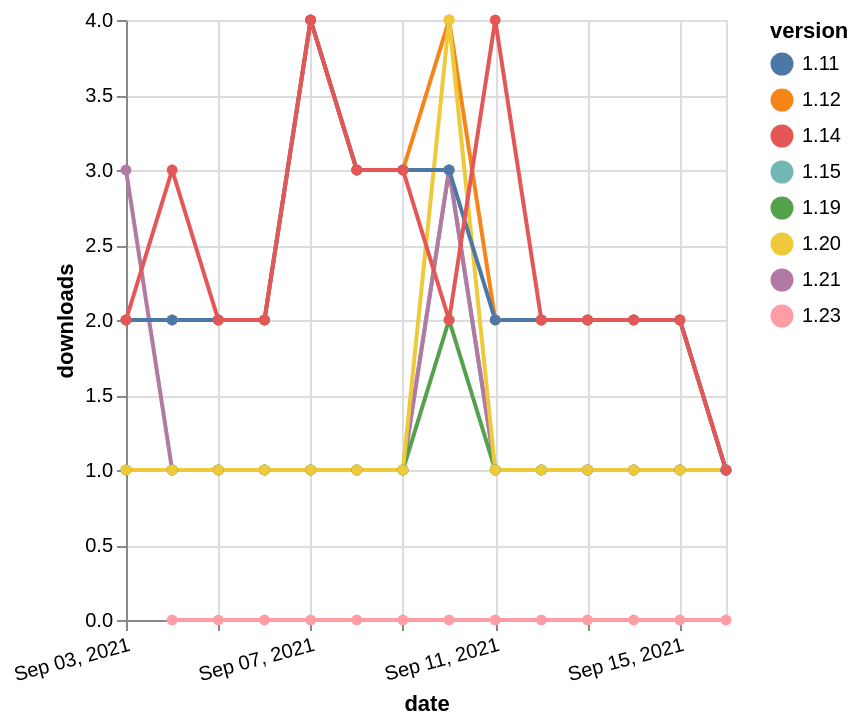

Express this chart as Vega-Lite.
### Vega-Lite specification from a JSON file in a GitHub repository (floating-point values rounded to 4 significant figures)
{"$schema": "https://vega.github.io/schema/vega-lite/v5.json", "description": "A simple bar chart with embedded data.", "data": {"values": [{"date": "2021-09-03", "total": 2668, "delta": 2, "version": "1.12"}, {"date": "2021-09-04", "total": 2670, "delta": 2, "version": "1.12"}, {"date": "2021-09-05", "total": 2672, "delta": 2, "version": "1.12"}, {"date": "2021-09-06", "total": 2674, "delta": 2, "version": "1.12"}, {"date": "2021-09-07", "total": 2678, "delta": 4, "version": "1.12"}, {"date": "2021-09-08", "total": 2681, "delta": 3, "version": "1.12"}, {"date": "2021-09-09", "total": 2684, "delta": 3, "version": "1.12"}, {"date": "2021-09-10", "total": 2688, "delta": 4, "version": "1.12"}, {"date": "2021-09-11", "total": 2690, "delta": 2, "version": "1.12"}, {"date": "2021-09-12", "total": 2692, "delta": 2, "version": "1.12"}, {"date": "2021-09-13", "total": 2694, "delta": 2, "version": "1.12"}, {"date": "2021-09-14", "total": 2696, "delta": 2, "version": "1.12"}, {"date": "2021-09-15", "total": 2698, "delta": 2, "version": "1.12"}, {"date": "2021-09-16", "total": 2699, "delta": 1, "version": "1.12"}, {"date": "2021-09-03", "total": 404, "delta": 1, "version": "1.15"}, {"date": "2021-09-04", "total": 405, "delta": 1, "version": "1.15"}, {"date": "2021-09-05", "total": 406, "delta": 1, "version": "1.15"}, {"date": "2021-09-06", "total": 407, "delta": 1, "version": "1.15"}, {"date": "2021-09-07", "total": 408, "delta": 1, "version": "1.15"}, {"date": "2021-09-08", "total": 409, "delta": 1, "version": "1.15"}, {"date": "2021-09-09", "total": 410, "delta": 1, "version": "1.15"}, {"date": "2021-09-10", "total": 413, "delta": 3, "version": "1.15"}, {"date": "2021-09-11", "total": 414, "delta": 1, "version": "1.15"}, {"date": "2021-09-12", "total": 415, "delta": 1, "version": "1.15"}, {"date": "2021-09-13", "total": 416, "delta": 1, "version": "1.15"}, {"date": "2021-09-14", "total": 417, "delta": 1, "version": "1.15"}, {"date": "2021-09-15", "total": 418, "delta": 1, "version": "1.15"}, {"date": "2021-09-16", "total": 419, "delta": 1, "version": "1.15"}, {"date": "2021-09-03", "total": 309, "delta": 3, "version": "1.21"}, {"date": "2021-09-04", "total": 310, "delta": 1, "version": "1.21"}, {"date": "2021-09-05", "total": 311, "delta": 1, "version": "1.21"}, {"date": "2021-09-06", "total": 312, "delta": 1, "version": "1.21"}, {"date": "2021-09-07", "total": 313, "delta": 1, "version": "1.21"}, {"date": "2021-09-08", "total": 314, "delta": 1, "version": "1.21"}, {"date": "2021-09-09", "total": 315, "delta": 1, "version": "1.21"}, {"date": "2021-09-10", "total": 318, "delta": 3, "version": "1.21"}, {"date": "2021-09-11", "total": 319, "delta": 1, "version": "1.21"}, {"date": "2021-09-12", "total": 320, "delta": 1, "version": "1.21"}, {"date": "2021-09-13", "total": 321, "delta": 1, "version": "1.21"}, {"date": "2021-09-14", "total": 322, "delta": 1, "version": "1.21"}, {"date": "2021-09-15", "total": 323, "delta": 1, "version": "1.21"}, {"date": "2021-09-16", "total": 324, "delta": 1, "version": "1.21"}, {"date": "2021-09-03", "total": 271, "delta": 1, "version": "1.19"}, {"date": "2021-09-04", "total": 272, "delta": 1, "version": "1.19"}, {"date": "2021-09-05", "total": 273, "delta": 1, "version": "1.19"}, {"date": "2021-09-06", "total": 274, "delta": 1, "version": "1.19"}, {"date": "2021-09-07", "total": 275, "delta": 1, "version": "1.19"}, {"date": "2021-09-08", "total": 276, "delta": 1, "version": "1.19"}, {"date": "2021-09-09", "total": 277, "delta": 1, "version": "1.19"}, {"date": "2021-09-10", "total": 279, "delta": 2, "version": "1.19"}, {"date": "2021-09-11", "total": 280, "delta": 1, "version": "1.19"}, {"date": "2021-09-12", "total": 281, "delta": 1, "version": "1.19"}, {"date": "2021-09-13", "total": 282, "delta": 1, "version": "1.19"}, {"date": "2021-09-14", "total": 283, "delta": 1, "version": "1.19"}, {"date": "2021-09-15", "total": 284, "delta": 1, "version": "1.19"}, {"date": "2021-09-16", "total": 285, "delta": 1, "version": "1.19"}, {"date": "2021-09-03", "total": 362, "delta": 1, "version": "1.20"}, {"date": "2021-09-04", "total": 363, "delta": 1, "version": "1.20"}, {"date": "2021-09-05", "total": 364, "delta": 1, "version": "1.20"}, {"date": "2021-09-06", "total": 365, "delta": 1, "version": "1.20"}, {"date": "2021-09-07", "total": 366, "delta": 1, "version": "1.20"}, {"date": "2021-09-08", "total": 367, "delta": 1, "version": "1.20"}, {"date": "2021-09-09", "total": 368, "delta": 1, "version": "1.20"}, {"date": "2021-09-10", "total": 372, "delta": 4, "version": "1.20"}, {"date": "2021-09-11", "total": 373, "delta": 1, "version": "1.20"}, {"date": "2021-09-12", "total": 374, "delta": 1, "version": "1.20"}, {"date": "2021-09-13", "total": 375, "delta": 1, "version": "1.20"}, {"date": "2021-09-14", "total": 376, "delta": 1, "version": "1.20"}, {"date": "2021-09-15", "total": 377, "delta": 1, "version": "1.20"}, {"date": "2021-09-16", "total": 378, "delta": 1, "version": "1.20"}, {"date": "2021-09-03", "total": 2910, "delta": 2, "version": "1.11"}, {"date": "2021-09-04", "total": 2912, "delta": 2, "version": "1.11"}, {"date": "2021-09-05", "total": 2914, "delta": 2, "version": "1.11"}, {"date": "2021-09-06", "total": 2916, "delta": 2, "version": "1.11"}, {"date": "2021-09-07", "total": 2920, "delta": 4, "version": "1.11"}, {"date": "2021-09-08", "total": 2923, "delta": 3, "version": "1.11"}, {"date": "2021-09-09", "total": 2926, "delta": 3, "version": "1.11"}, {"date": "2021-09-10", "total": 2929, "delta": 3, "version": "1.11"}, {"date": "2021-09-11", "total": 2931, "delta": 2, "version": "1.11"}, {"date": "2021-09-12", "total": 2933, "delta": 2, "version": "1.11"}, {"date": "2021-09-13", "total": 2935, "delta": 2, "version": "1.11"}, {"date": "2021-09-14", "total": 2937, "delta": 2, "version": "1.11"}, {"date": "2021-09-15", "total": 2939, "delta": 2, "version": "1.11"}, {"date": "2021-09-16", "total": 2940, "delta": 1, "version": "1.11"}, {"date": "2021-09-04", "total": 12, "delta": 0, "version": "1.23"}, {"date": "2021-09-05", "total": 17, "delta": 0, "version": "1.23"}, {"date": "2021-09-06", "total": 18, "delta": 0, "version": "1.23"}, {"date": "2021-09-07", "total": 21, "delta": 0, "version": "1.23"}, {"date": "2021-09-08", "total": 22, "delta": 0, "version": "1.23"}, {"date": "2021-09-09", "total": 23, "delta": 0, "version": "1.23"}, {"date": "2021-09-10", "total": 25, "delta": 0, "version": "1.23"}, {"date": "2021-09-11", "total": 28, "delta": 0, "version": "1.23"}, {"date": "2021-09-12", "total": 31, "delta": 0, "version": "1.23"}, {"date": "2021-09-13", "total": 32, "delta": 0, "version": "1.23"}, {"date": "2021-09-14", "total": 35, "delta": 0, "version": "1.23"}, {"date": "2021-09-15", "total": 36, "delta": 0, "version": "1.23"}, {"date": "2021-09-16", "total": 37, "delta": 0, "version": "1.23"}, {"date": "2021-09-03", "total": 2708, "delta": 2, "version": "1.14"}, {"date": "2021-09-04", "total": 2711, "delta": 3, "version": "1.14"}, {"date": "2021-09-05", "total": 2713, "delta": 2, "version": "1.14"}, {"date": "2021-09-06", "total": 2715, "delta": 2, "version": "1.14"}, {"date": "2021-09-07", "total": 2719, "delta": 4, "version": "1.14"}, {"date": "2021-09-08", "total": 2722, "delta": 3, "version": "1.14"}, {"date": "2021-09-09", "total": 2725, "delta": 3, "version": "1.14"}, {"date": "2021-09-10", "total": 2727, "delta": 2, "version": "1.14"}, {"date": "2021-09-11", "total": 2731, "delta": 4, "version": "1.14"}, {"date": "2021-09-12", "total": 2733, "delta": 2, "version": "1.14"}, {"date": "2021-09-13", "total": 2735, "delta": 2, "version": "1.14"}, {"date": "2021-09-14", "total": 2737, "delta": 2, "version": "1.14"}, {"date": "2021-09-15", "total": 2739, "delta": 2, "version": "1.14"}, {"date": "2021-09-16", "total": 2740, "delta": 1, "version": "1.14"}]}, "width": "container", "mark": {"type": "line", "point": {"filled": true}}, "encoding": {"x": {"field": "date", "type": "temporal", "timeUnit": "yearmonthdate", "title": "date", "axis": {"labelAngle": -15}}, "y": {"field": "delta", "type": "quantitative", "title": "downloads"}, "color": {"field": "version", "type": "nominal"}, "tooltip": {"field": "delta"}}}
